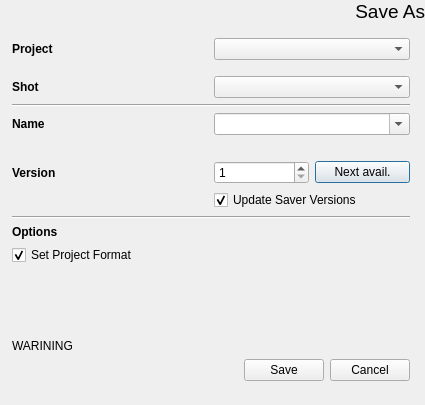
<?xml version="1.0" encoding="UTF-8"?>
<ui version="4.0">
 <class>dlgSaveAs</class>
 <widget class="QDialog" name="dlgSaveAs">
  <property name="geometry">
   <rect>
    <x>0</x>
    <y>0</y>
    <width>425</width>
    <height>405</height>
   </rect>
  </property>
  <property name="windowTitle">
   <string>Save As</string>
  </property>
  <property name="windowIcon">
   <iconset resource="../_rc/epp.qrc">
    <normaloff>:/icons/epp_128.png</normaloff>:/icons/epp_128.png</iconset>
  </property>
  <layout class="QVBoxLayout" name="verticalLayout_2">
   <property name="margin">
    <number>0</number>
   </property>
   <item>
    <widget class="QLabel" name="lblHeader">
     <property name="font">
      <font>
       <family>Arial</family>
       <pointsize>14</pointsize>
      </font>
     </property>
     <property name="text">
      <string>Save As</string>
     </property>
     <property name="alignment">
      <set>Qt::AlignRight|Qt::AlignTop|Qt::AlignTrailing</set>
     </property>
     <property name="margin">
      <number>10</number>
     </property>
    </widget>
   </item>
   <item>
    <layout class="QVBoxLayout" name="verticalLayout">
     <property name="leftMargin">
      <number>12</number>
     </property>
     <property name="topMargin">
      <number>9</number>
     </property>
     <property name="rightMargin">
      <number>15</number>
     </property>
     <property name="bottomMargin">
      <number>24</number>
     </property>
     <item>
      <layout class="QGridLayout" name="gridLayout1">
       <item row="3" column="0">
        <widget class="QLabel" name="_lblShot">
         <property name="sizePolicy">
          <sizepolicy hsizetype="Minimum" vsizetype="Preferred">
           <horstretch>0</horstretch>
           <verstretch>0</verstretch>
          </sizepolicy>
         </property>
         <property name="minimumSize">
          <size>
           <width>120</width>
           <height>0</height>
          </size>
         </property>
         <property name="font">
          <font>
           <weight>75</weight>
           <bold>true</bold>
          </font>
         </property>
         <property name="toolTip">
          <string>Project name and also the projects root directory name</string>
         </property>
         <property name="whatsThis">
          <string>&lt;!DOCTYPE HTML PUBLIC &quot;-//W3C//DTD HTML 4.0//EN&quot; &quot;http://www.w3.org/TR/REC-html40/strict.dtd&quot;&gt;
&lt;html&gt;&lt;head&gt;&lt;meta name=&quot;qrichtext&quot; content=&quot;1&quot; /&gt;&lt;style type=&quot;text/css&quot;&gt;
p, li { white-space: pre-wrap; }
&lt;/style&gt;&lt;/head&gt;&lt;body style=&quot; font-family:'MS Shell Dlg 2'; font-size:8.25pt; font-weight:400; font-style:normal;&quot;&gt;
&lt;p style=&quot; margin-top:0px; margin-bottom:0px; margin-left:0px; margin-right:0px; -qt-block-indent:0; text-indent:0px;&quot;&gt;&lt;span style=&quot; font-size:8pt;&quot;&gt;The &lt;/span&gt;&lt;span style=&quot; font-size:8pt; font-weight:600;&quot;&gt;Name&lt;/span&gt;&lt;span style=&quot; font-size:8pt;&quot;&gt; for the project needs to be set based on studio conventions. This name is also used for the root folder of the project. Make sure it is file system safe and does not contain invalid characters. The default widget limits input to valid characters. Already existing project names can not be used to prevent data loss through overwriting.&lt;/span&gt;&lt;/p&gt;&lt;/body&gt;&lt;/html&gt;</string>
         </property>
         <property name="text">
          <string>Shot</string>
         </property>
        </widget>
       </item>
       <item row="1" column="0">
        <widget class="QLabel" name="_lblProject">
         <property name="sizePolicy">
          <sizepolicy hsizetype="Minimum" vsizetype="Preferred">
           <horstretch>0</horstretch>
           <verstretch>0</verstretch>
          </sizepolicy>
         </property>
         <property name="minimumSize">
          <size>
           <width>120</width>
           <height>0</height>
          </size>
         </property>
         <property name="font">
          <font>
           <weight>75</weight>
           <bold>true</bold>
          </font>
         </property>
         <property name="toolTip">
          <string>Format Template for production.</string>
         </property>
         <property name="whatsThis">
          <string>&lt;!DOCTYPE HTML PUBLIC &quot;-//W3C//DTD HTML 4.0//EN&quot; &quot;http://www.w3.org/TR/REC-html40/strict.dtd&quot;&gt;
&lt;html&gt;&lt;head&gt;&lt;meta name=&quot;qrichtext&quot; content=&quot;1&quot; /&gt;&lt;style type=&quot;text/css&quot;&gt;
p, li { white-space: pre-wrap; }
&lt;/style&gt;&lt;/head&gt;&lt;body style=&quot; font-family:'MS Shell Dlg 2'; font-size:8.25pt; font-weight:400; font-style:normal;&quot;&gt;
&lt;p style=&quot; margin-top:0px; margin-bottom:0px; margin-left:0px; margin-right:0px; -qt-block-indent:0; text-indent:0px;&quot;&gt;The &lt;span style=&quot; font-weight:600;&quot;&gt;Format Templates&lt;/span&gt; are presets of Width, Height, Framerage (FPS) and Aspect Ratios for a Production. They are stored in your &lt;span style=&quot; font-style:italic;&quot;&gt;epp_root\templates\formats.xml&lt;/span&gt; file. As starting point formats can be imported during install of epp from eyeon Fusion.&lt;/p&gt;&lt;/body&gt;&lt;/html&gt;</string>
         </property>
         <property name="text">
          <string>Project</string>
         </property>
        </widget>
       </item>
       <item row="2" column="0">
        <spacer name="verticalSpacer_2">
         <property name="orientation">
          <enum>Qt::Vertical</enum>
         </property>
         <property name="sizeType">
          <enum>QSizePolicy::Fixed</enum>
         </property>
         <property name="sizeHint" stdset="0">
          <size>
           <width>20</width>
           <height>10</height>
          </size>
         </property>
        </spacer>
       </item>
       <item row="1" column="1">
        <widget class="QComboBox" name="cmbProject"/>
       </item>
       <item row="3" column="1">
        <widget class="QComboBox" name="cmbShot"/>
       </item>
      </layout>
     </item>
     <item>
      <widget class="Line" name="line">
       <property name="orientation">
        <enum>Qt::Horizontal</enum>
       </property>
      </widget>
     </item>
     <item>
      <layout class="QGridLayout" name="gridLayout1_2">
       <item row="3" column="0">
        <widget class="QLabel" name="_lblVersion">
         <property name="sizePolicy">
          <sizepolicy hsizetype="Minimum" vsizetype="Preferred">
           <horstretch>0</horstretch>
           <verstretch>0</verstretch>
          </sizepolicy>
         </property>
         <property name="minimumSize">
          <size>
           <width>120</width>
           <height>0</height>
          </size>
         </property>
         <property name="font">
          <font>
           <weight>75</weight>
           <bold>true</bold>
          </font>
         </property>
         <property name="toolTip">
          <string>Project name and also the projects root directory name</string>
         </property>
         <property name="whatsThis">
          <string>&lt;!DOCTYPE HTML PUBLIC &quot;-//W3C//DTD HTML 4.0//EN&quot; &quot;http://www.w3.org/TR/REC-html40/strict.dtd&quot;&gt;
&lt;html&gt;&lt;head&gt;&lt;meta name=&quot;qrichtext&quot; content=&quot;1&quot; /&gt;&lt;style type=&quot;text/css&quot;&gt;
p, li { white-space: pre-wrap; }
&lt;/style&gt;&lt;/head&gt;&lt;body style=&quot; font-family:'MS Shell Dlg 2'; font-size:8.25pt; font-weight:400; font-style:normal;&quot;&gt;
&lt;p style=&quot; margin-top:0px; margin-bottom:0px; margin-left:0px; margin-right:0px; -qt-block-indent:0; text-indent:0px;&quot;&gt;&lt;span style=&quot; font-size:8pt;&quot;&gt;The &lt;/span&gt;&lt;span style=&quot; font-size:8pt; font-weight:600;&quot;&gt;Name&lt;/span&gt;&lt;span style=&quot; font-size:8pt;&quot;&gt; for the project needs to be set based on studio conventions. This name is also used for the root folder of the project. Make sure it is file system safe and does not contain invalid characters. The default widget limits input to valid characters. Already existing project names can not be used to prevent data loss through overwriting.&lt;/span&gt;&lt;/p&gt;&lt;/body&gt;&lt;/html&gt;</string>
         </property>
         <property name="text">
          <string>Version</string>
         </property>
        </widget>
       </item>
       <item row="1" column="0">
        <widget class="QLabel" name="_lblName">
         <property name="sizePolicy">
          <sizepolicy hsizetype="Minimum" vsizetype="Preferred">
           <horstretch>0</horstretch>
           <verstretch>0</verstretch>
          </sizepolicy>
         </property>
         <property name="minimumSize">
          <size>
           <width>120</width>
           <height>0</height>
          </size>
         </property>
         <property name="font">
          <font>
           <weight>75</weight>
           <bold>true</bold>
          </font>
         </property>
         <property name="toolTip">
          <string>Format Template for production.</string>
         </property>
         <property name="whatsThis">
          <string>&lt;!DOCTYPE HTML PUBLIC &quot;-//W3C//DTD HTML 4.0//EN&quot; &quot;http://www.w3.org/TR/REC-html40/strict.dtd&quot;&gt;
&lt;html&gt;&lt;head&gt;&lt;meta name=&quot;qrichtext&quot; content=&quot;1&quot; /&gt;&lt;style type=&quot;text/css&quot;&gt;
p, li { white-space: pre-wrap; }
&lt;/style&gt;&lt;/head&gt;&lt;body style=&quot; font-family:'MS Shell Dlg 2'; font-size:8.25pt; font-weight:400; font-style:normal;&quot;&gt;
&lt;p style=&quot; margin-top:0px; margin-bottom:0px; margin-left:0px; margin-right:0px; -qt-block-indent:0; text-indent:0px;&quot;&gt;The &lt;span style=&quot; font-weight:600;&quot;&gt;Format Templates&lt;/span&gt; are presets of Width, Height, Framerage (FPS) and Aspect Ratios for a Production. They are stored in your &lt;span style=&quot; font-style:italic;&quot;&gt;epp_root\templates\formats.xml&lt;/span&gt; file. As starting point formats can be imported during install of epp from eyeon Fusion.&lt;/p&gt;&lt;/body&gt;&lt;/html&gt;</string>
         </property>
         <property name="text">
          <string>Name</string>
         </property>
        </widget>
       </item>
       <item row="2" column="0">
        <spacer name="verticalSpacer_3">
         <property name="orientation">
          <enum>Qt::Vertical</enum>
         </property>
         <property name="sizeType">
          <enum>QSizePolicy::Fixed</enum>
         </property>
         <property name="sizeHint" stdset="0">
          <size>
           <width>20</width>
           <height>10</height>
          </size>
         </property>
        </spacer>
       </item>
       <item row="1" column="1">
        <widget class="QComboBox" name="cmbName">
         <property name="editable">
          <bool>true</bool>
         </property>
        </widget>
       </item>
       <item row="3" column="1">
        <layout class="QHBoxLayout" name="horizontalLayout">
         <property name="spacing">
          <number>6</number>
         </property>
         <item>
          <widget class="QSpinBox" name="spnVersion">
           <property name="prefix">
            <string/>
           </property>
           <property name="minimum">
            <number>1</number>
           </property>
           <property name="maximum">
            <number>9999</number>
           </property>
          </widget>
         </item>
         <item>
          <widget class="QPushButton" name="butNext">
           <property name="toolTip">
            <string>Next available version</string>
           </property>
           <property name="text">
            <string>Next avail.</string>
           </property>
          </widget>
         </item>
        </layout>
       </item>
       <item row="4" column="1">
        <widget class="QCheckBox" name="chkUpdateSavers">
         <property name="text">
          <string>Update Saver Versions</string>
         </property>
         <property name="checked">
          <bool>true</bool>
         </property>
        </widget>
       </item>
       <item row="2" column="1">
        <widget class="QLabel" name="lblPreview">
         <property name="text">
          <string/>
         </property>
        </widget>
       </item>
      </layout>
     </item>
     <item>
      <widget class="Line" name="line_2">
       <property name="orientation">
        <enum>Qt::Horizontal</enum>
       </property>
      </widget>
     </item>
     <item>
      <layout class="QGridLayout" name="gridLayout">
       <item row="0" column="0">
        <widget class="QLabel" name="_lblVersion_2">
         <property name="sizePolicy">
          <sizepolicy hsizetype="Minimum" vsizetype="Preferred">
           <horstretch>0</horstretch>
           <verstretch>0</verstretch>
          </sizepolicy>
         </property>
         <property name="minimumSize">
          <size>
           <width>120</width>
           <height>0</height>
          </size>
         </property>
         <property name="font">
          <font>
           <weight>75</weight>
           <bold>true</bold>
          </font>
         </property>
         <property name="toolTip">
          <string>Project name and also the projects root directory name</string>
         </property>
         <property name="whatsThis">
          <string>&lt;!DOCTYPE HTML PUBLIC &quot;-//W3C//DTD HTML 4.0//EN&quot; &quot;http://www.w3.org/TR/REC-html40/strict.dtd&quot;&gt;
&lt;html&gt;&lt;head&gt;&lt;meta name=&quot;qrichtext&quot; content=&quot;1&quot; /&gt;&lt;style type=&quot;text/css&quot;&gt;
p, li { white-space: pre-wrap; }
&lt;/style&gt;&lt;/head&gt;&lt;body style=&quot; font-family:'MS Shell Dlg 2'; font-size:8.25pt; font-weight:400; font-style:normal;&quot;&gt;
&lt;p style=&quot; margin-top:0px; margin-bottom:0px; margin-left:0px; margin-right:0px; -qt-block-indent:0; text-indent:0px;&quot;&gt;&lt;span style=&quot; font-size:8pt;&quot;&gt;The &lt;/span&gt;&lt;span style=&quot; font-size:8pt; font-weight:600;&quot;&gt;Name&lt;/span&gt;&lt;span style=&quot; font-size:8pt;&quot;&gt; for the project needs to be set based on studio conventions. This name is also used for the root folder of the project. Make sure it is file system safe and does not contain invalid characters. The default widget limits input to valid characters. Already existing project names can not be used to prevent data loss through overwriting.&lt;/span&gt;&lt;/p&gt;&lt;/body&gt;&lt;/html&gt;</string>
         </property>
         <property name="text">
          <string>Options</string>
         </property>
        </widget>
       </item>
       <item row="1" column="0">
        <widget class="QCheckBox" name="chkFormat">
         <property name="text">
          <string>Set Project Format</string>
         </property>
         <property name="checked">
          <bool>true</bool>
         </property>
        </widget>
       </item>
      </layout>
     </item>
     <item>
      <spacer name="verticalSpacer">
       <property name="orientation">
        <enum>Qt::Vertical</enum>
       </property>
       <property name="sizeHint" stdset="0">
        <size>
         <width>20</width>
         <height>40</height>
        </size>
       </property>
      </spacer>
     </item>
     <item>
      <widget class="QLabel" name="lblStatus">
       <property name="statusTip">
        <string>Warning Status</string>
       </property>
       <property name="styleSheet">
        <string notr="true"/>
       </property>
       <property name="text">
        <string>WARINING</string>
       </property>
       <property name="openExternalLinks">
        <bool>true</bool>
       </property>
      </widget>
     </item>
     <item>
      <layout class="QHBoxLayout" name="horizontalLayout_2">
       <item>
        <spacer name="horizontalSpacer_2">
         <property name="orientation">
          <enum>Qt::Horizontal</enum>
         </property>
         <property name="sizeHint" stdset="0">
          <size>
           <width>40</width>
           <height>20</height>
          </size>
         </property>
        </spacer>
       </item>
       <item>
        <widget class="QPushButton" name="butSave">
         <property name="statusTip">
          <string>Create Project and Directories</string>
         </property>
         <property name="text">
          <string>Save</string>
         </property>
        </widget>
       </item>
       <item>
        <widget class="QPushButton" name="butCancel">
         <property name="statusTip">
          <string>Cancel the operation</string>
         </property>
         <property name="text">
          <string>Cancel</string>
         </property>
        </widget>
       </item>
      </layout>
     </item>
    </layout>
   </item>
  </layout>
 </widget>
 <tabstops>
  <tabstop>butSave</tabstop>
  <tabstop>butCancel</tabstop>
 </tabstops>
 <resources>
  <include location="../_rc/epp.qrc"/>
 </resources>
 <connections>
  <connection>
   <sender>butSave</sender>
   <signal>clicked()</signal>
   <receiver>dlgSaveAs</receiver>
   <slot>accept()</slot>
   <hints>
    <hint type="sourcelabel">
     <x>220</x>
     <y>261</y>
    </hint>
    <hint type="destinationlabel">
     <x>167</x>
     <y>270</y>
    </hint>
   </hints>
  </connection>
  <connection>
   <sender>butCancel</sender>
   <signal>clicked()</signal>
   <receiver>dlgSaveAs</receiver>
   <slot>reject()</slot>
   <hints>
    <hint type="sourcelabel">
     <x>303</x>
     <y>259</y>
    </hint>
    <hint type="destinationlabel">
     <x>314</x>
     <y>281</y>
    </hint>
   </hints>
  </connection>
 </connections>
</ui>
